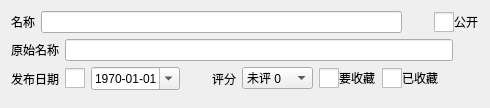
         <widget class="QWidget" name="page_AS">
          <layout class="QVBoxLayout" name="verticalLayout_4">
           <item>
            <layout class="QHBoxLayout" name="hLayout_AS_Name">
             <item>
              <widget class="QLabel" name="label_AS_Name">
               <property name="minimumSize">
                <size>
                 <width>0</width>
                 <height>0</height>
                </size>
               </property>
               <property name="maximumSize">
                <size>
                 <width>16777215</width>
                 <height>16777215</height>
                </size>
               </property>
               <property name="text">
                <string>名称</string>
               </property>
               <property name="alignment">
                <set>Qt::AlignLeading|Qt::AlignLeft|Qt::AlignVCenter</set>
               </property>
              </widget>
             </item>
             <item>
              <widget class="QLineEdit" name="lineEdit_AS_Name">
               <property name="clearButtonEnabled">
                <bool>true</bool>
               </property>
              </widget>
             </item>
             <item>
              <widget class="QPushButton" name="pushButton_AS_NaneOk">
               <property name="enabled">
                <bool>false</bool>
               </property>
               <property name="minimumSize">
                <size>
                 <width>20</width>
                 <height>20</height>
                </size>
               </property>
               <property name="maximumSize">
                <size>
                 <width>20</width>
                 <height>20</height>
                </size>
               </property>
               <property name="styleSheet">
                <string notr="true">#pushButton_AS_NaneOk
{
  border: 0px;
}</string>
               </property>
               <property name="text">
                <string notr="true"/>
               </property>
               <property name="icon">
                <iconset>
                 <normalon>:/File/img/submit_enable.png</normalon>
                 <disabledon>:/File/img/submit_disable.png</disabledon>
                </iconset>
               </property>
               <property name="iconSize">
                <size>
                 <width>20</width>
                 <height>20</height>
                </size>
               </property>
              </widget>
             </item>
             <item>
              <widget class="QCheckBox" name="checkBox_AS_Display">
               <property name="styleSheet">
                <string notr="true">QCheckBox
{
  spacing: 0px;
}
QCheckBox::indicator
{
  width: 20px;
  height: 20px;
}
QCheckBox::indicator:checked:enabled
{
  image:url(:/File/img/box_check_enable.png);
}
QCheckBox::indicator:unchecked:enabled
{
  image:url(:/File/img/box_uncheck_enable.png);
}
QCheckBox::indicator:unchecked:disabled
{
  image:url(:/File/img/box_uncheck_disable.png);
}</string>
               </property>
               <property name="text">
                <string>公开</string>
               </property>
              </widget>
             </item>
            </layout>
           </item>
           <item>
            <layout class="QHBoxLayout" name="hLayout_AS_Name_2">
             <item>
              <widget class="QLabel" name="label_AS_NameOrigin">
               <property name="minimumSize">
                <size>
                 <width>0</width>
                 <height>0</height>
                </size>
               </property>
               <property name="maximumSize">
                <size>
                 <width>16777215</width>
                 <height>16777215</height>
                </size>
               </property>
               <property name="text">
                <string>原始名称</string>
               </property>
               <property name="alignment">
                <set>Qt::AlignLeading|Qt::AlignLeft|Qt::AlignVCenter</set>
               </property>
              </widget>
             </item>
             <item>
              <widget class="QLineEdit" name="lineEdit_AS_NameOrigin">
               <property name="clearButtonEnabled">
                <bool>true</bool>
               </property>
              </widget>
             </item>
             <item>
              <widget class="QPushButton" name="pushButton_AS_NaneOriginOk">
               <property name="enabled">
                <bool>false</bool>
               </property>
               <property name="minimumSize">
                <size>
                 <width>20</width>
                 <height>20</height>
                </size>
               </property>
               <property name="maximumSize">
                <size>
                 <width>20</width>
                 <height>20</height>
                </size>
               </property>
               <property name="styleSheet">
                <string notr="true">#pushButton_AS_NaneOriginOk
{
  border: 0px;
}</string>
               </property>
               <property name="text">
                <string notr="true"/>
               </property>
               <property name="icon">
                <iconset>
                 <normalon>:/File/img/submit_enable.png</normalon>
                 <disabledon>:/File/img/submit_disable.png</disabledon>
                </iconset>
               </property>
               <property name="iconSize">
                <size>
                 <width>20</width>
                 <height>20</height>
                </size>
               </property>
              </widget>
             </item>
            </layout>
           </item>
           <item>
            <layout class="QHBoxLayout" name="hLayout_AS_Collect">
             <item>
              <widget class="QLabel" name="label_AS_ReleaseDate">
               <property name="text">
                <string>发布日期</string>
               </property>
              </widget>
             </item>
             <item>
              <widget class="QCheckBox" name="checkBox_AS_ReleaseDateEnable">
               <property name="minimumSize">
                <size>
                 <width>20</width>
                 <height>20</height>
                </size>
               </property>
               <property name="maximumSize">
                <size>
                 <width>20</width>
                 <height>20</height>
                </size>
               </property>
               <property name="styleSheet">
                <string notr="true">QCheckBox
{
  spacing: 0px;
}
QCheckBox::indicator
{
  width: 20px;
  height: 20px;
}
QCheckBox::indicator:checked:enabled
{
  image:url(:/File/img/box_check_enable.png);
}
QCheckBox::indicator:unchecked:enabled
{
  image:url(:/File/img/box_uncheck_enable.png);
}
QCheckBox::indicator:unchecked:disabled
{
  image:url(:/File/img/box_uncheck_disable.png);
}</string>
               </property>
               <property name="text">
                <string/>
               </property>
              </widget>
             </item>
             <item>
              <widget class="QDateEdit" name="dateEdit_AS_ReleaseDate">
               <property name="displayFormat">
                <string notr="true">yyyy-MM-dd</string>
               </property>
               <property name="calendarPopup">
                <bool>true</bool>
               </property>
               <property name="date">
                <date>
                 <year>1970</year>
                 <month>1</month>
                 <day>1</day>
                </date>
               </property>
              </widget>
             </item>
             <item>
              <widget class="QPushButton" name="pushButton_AS_ReleaseDateOk">
               <property name="enabled">
                <bool>false</bool>
               </property>
               <property name="minimumSize">
                <size>
                 <width>20</width>
                 <height>20</height>
                </size>
               </property>
               <property name="maximumSize">
                <size>
                 <width>20</width>
                 <height>20</height>
                </size>
               </property>
               <property name="styleSheet">
                <string notr="true">#pushButton_AS_ReleaseDateOk
{
  border: 0px;
}</string>
               </property>
               <property name="text">
                <string notr="true"/>
               </property>
               <property name="icon">
                <iconset>
                 <normalon>:/File/img/submit_enable.png</normalon>
                 <disabledon>:/File/img/submit_disable.png</disabledon>
                </iconset>
               </property>
               <property name="iconSize">
                <size>
                 <width>20</width>
                 <height>20</height>
                </size>
               </property>
              </widget>
             </item>
             <item>
              <widget class="QLabel" name="label_AS_Point">
               <property name="text">
                <string>评分</string>
               </property>
              </widget>
             </item>
             <item>
              <widget class="QComboBox" name="comboBox_AS_Point">
               <property name="maxVisibleItems">
                <number>13</number>
               </property>
               <item>
                <property name="text">
                 <string>未评 0</string>
                </property>
               </item>
               <item>
                <property name="text">
                 <string>烂作 1</string>
                </property>
               </item>
               <item>
                <property name="text">
                 <string>不行 2</string>
                </property>
               </item>
               <item>
                <property name="text">
                 <string>极差 3</string>
                </property>
               </item>
               <item>
                <property name="text">
                 <string>很差 4</string>
                </property>
               </item>
               <item>
                <property name="text">
                 <string>略差 5</string>
                </property>
               </item>
               <item>
                <property name="text">
                 <string>及格 6</string>
                </property>
               </item>
               <item>
                <property name="text">
                 <string>海星 7</string>
                </property>
               </item>
               <item>
                <property name="text">
                 <string>一般 8</string>
                </property>
               </item>
               <item>
                <property name="text">
                 <string>很好 9</string>
                </property>
               </item>
               <item>
                <property name="text">
                 <string>完美 10</string>
                </property>
               </item>
               <item>
                <property name="text">
                 <string>极好 11</string>
                </property>
               </item>
               <item>
                <property name="text">
                 <string>神作 12</string>
                </property>
               </item>
              </widget>
             </item>
             <item>
              <widget class="QCheckBox" name="checkBox_AS_CollectIt">
               <property name="styleSheet">
                <string notr="true">QCheckBox
{
  spacing: 0px;
}
QCheckBox::indicator
{
  width: 20px;
  height: 20px;
}
QCheckBox::indicator:checked:enabled
{
  image:url(:/File/img/box_check_enable.png);
}
QCheckBox::indicator:unchecked:enabled
{
  image:url(:/File/img/box_uncheck_enable.png);
}
QCheckBox::indicator:unchecked:disabled
{
  image:url(:/File/img/box_uncheck_disable.png);
}</string>
               </property>
               <property name="text">
                <string>要收藏</string>
               </property>
              </widget>
             </item>
             <item>
              <widget class="QCheckBox" name="checkBox_AS_CollectOk">
               <property name="styleSheet">
                <string notr="true">QCheckBox
{
  spacing: 0px;
}
QCheckBox::indicator
{
  width: 20px;
  height: 20px;
}
QCheckBox::indicator:checked:enabled
{
  image:url(:/File/img/box_check_enable.png);
}
QCheckBox::indicator:unchecked:enabled
{
  image:url(:/File/img/box_uncheck_enable.png);
}
QCheckBox::indicator:unchecked:disabled
{
  image:url(:/File/img/box_uncheck_disable.png);
}</string>
               </property>
               <property name="text">
                <string>已收藏</string>
               </property>
              </widget>
             </item>
             <item>
              <spacer name="hSpacer_AS_Collect">
               <property name="orientation">
                <enum>Qt::Horizontal</enum>
               </property>
               <property name="sizeHint" stdset="0">
                <size>
                 <width>40</width>
                 <height>20</height>
                </size>
               </property>
              </spacer>
             </item>
            </layout>
           </item>
           <item>
            <spacer name="vSpacer_AS">
             <property name="orientation">
              <enum>Qt::Vertical</enum>
             </property>
             <property name="sizeHint" stdset="0">
              <size>
               <width>20</width>
               <height>7</height>
              </size>
             </property>
            </spacer>
           </item>
          </layout>
         </widget>
